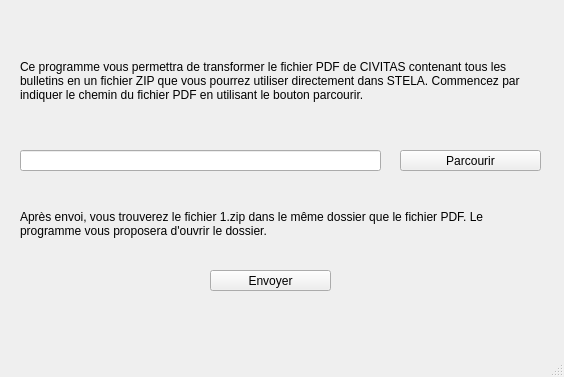
<?xml version="1.0" encoding="UTF-8"?>
<ui version="4.0">
 <class>fenetre</class>
 <widget class="QMainWindow" name="fenetre">
  <property name="geometry">
   <rect>
    <x>0</x>
    <y>0</y>
    <width>564</width>
    <height>377</height>
   </rect>
  </property>
  <property name="windowTitle">
   <string>fenetre</string>
  </property>
  <widget class="QWidget" name="centralWidget">
   <widget class="QPushButton" name="btn_parcourir">
    <property name="geometry">
     <rect>
      <x>400</x>
      <y>150</y>
      <width>141</width>
      <height>21</height>
     </rect>
    </property>
    <property name="text">
     <string>Parcourir</string>
    </property>
   </widget>
   <widget class="QLineEdit" name="input_fichier">
    <property name="geometry">
     <rect>
      <x>20</x>
      <y>150</y>
      <width>361</width>
      <height>21</height>
     </rect>
    </property>
   </widget>
   <widget class="QLabel" name="label">
    <property name="geometry">
     <rect>
      <x>20</x>
      <y>60</y>
      <width>521</width>
      <height>51</height>
     </rect>
    </property>
    <property name="lineWidth">
     <number>4</number>
    </property>
    <property name="text">
     <string>Ce programme vous permettra de transformer le fichier PDF de CIVITAS contenant tous les bulletins en un fichier ZIP que vous pourrez utiliser directement dans STELA. Commencez par indiquer le chemin du fichier PDF en utilisant le bouton parcourir. </string>
    </property>
    <property name="scaledContents">
     <bool>false</bool>
    </property>
    <property name="alignment">
     <set>Qt::AlignLeading|Qt::AlignLeft|Qt::AlignTop</set>
    </property>
    <property name="wordWrap">
     <bool>true</bool>
    </property>
   </widget>
   <widget class="QPushButton" name="btn_envoyer">
    <property name="geometry">
     <rect>
      <x>210</x>
      <y>270</y>
      <width>121</width>
      <height>21</height>
     </rect>
    </property>
    <property name="text">
     <string>Envoyer</string>
    </property>
   </widget>
   <widget class="QLabel" name="label_2">
    <property name="geometry">
     <rect>
      <x>20</x>
      <y>210</y>
      <width>521</width>
      <height>31</height>
     </rect>
    </property>
    <property name="lineWidth">
     <number>4</number>
    </property>
    <property name="text">
     <string>Après envoi, vous trouverez le fichier 1.zip dans le même dossier que le fichier PDF. Le programme vous proposera d'ouvrir le dossier.</string>
    </property>
    <property name="scaledContents">
     <bool>false</bool>
    </property>
    <property name="alignment">
     <set>Qt::AlignLeading|Qt::AlignLeft|Qt::AlignTop</set>
    </property>
    <property name="wordWrap">
     <bool>true</bool>
    </property>
   </widget>
  </widget>
  <widget class="QStatusBar" name="statusBar"/>
 </widget>
 <layoutdefault spacing="6" margin="11"/>
 <resources/>
 <connections/>
</ui>
